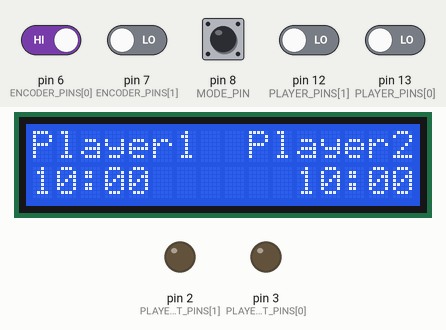
Bench run of a sketch on a simulated Arduino Uno, built with avr-gcc and run on an emulated ATmega328P. Parts: 16×2 character LCD, output pins drawn as LEDs (lit = HIGH). The test bench sets the inputs (shaded band); at power-on: pin 6 (ENCODER_PINS[0]), pin 8 (MODE_PIN) HIGH, pin 7 (ENCODER_PINS[1]), pin 12 (PLAYER_PINS[1]), pin 13 (PLAYER_PINS[0]) LOW. What the sketch prints to the serial monitor is not drawn.

Above: at 1.2 s.
1.3 s: pin 8 (MODE_PIN) pulled LOW for 0.15 s
At 2.9 s:
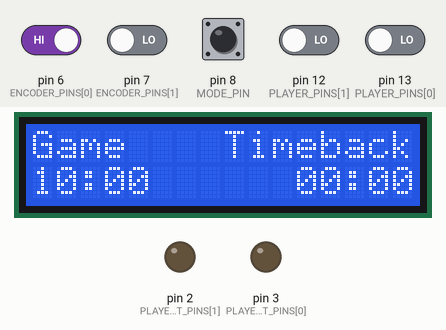
4.4 s: pin 8 (MODE_PIN) pulled LOW for 1 s
At 5.27 s:
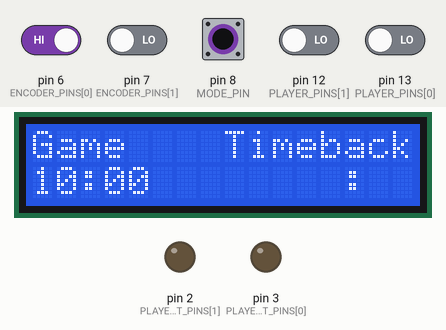
6.9 s: pin 6 (ENCODER_PINS[0]) driven LOW
At 7.5 s:
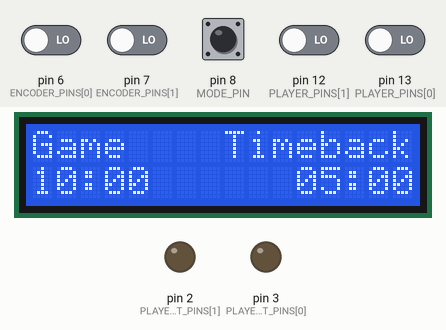
9.2 s: pin 8 (MODE_PIN) driven LOW and pin 12 (PLAYER_PINS[1]) driven HIGH
At 10.8 s:
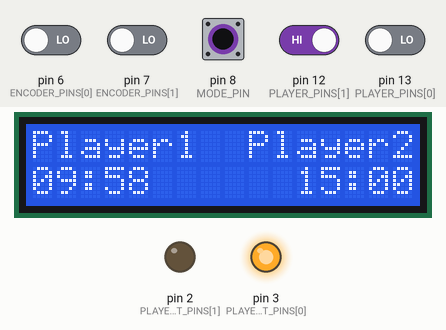
12.2 s: pin 13 (PLAYER_PINS[0]) driven HIGH
At 13.0 s:
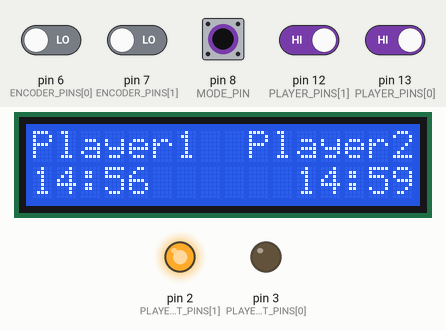
Timing chart, 0 to 15.2 s (numbered marks = the images above; inputs shaded):
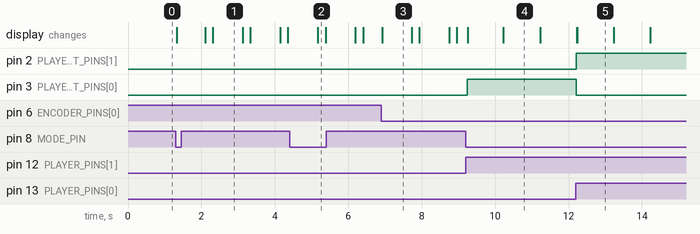

The sketch:

ChessClock.ino
```cpp
#include <Wire.h>
#include <LiquidCrystal_I2C.h>

// Total time of the game
unsigned long gameTime = 600000;
// Amount of time returned to the player each move
unsigned long gameTimeBack = 0;
// The millis of the previous frame. Used to calculate delta time
unsigned long prevTime = 0;
// Is the game clock currently counting down?
bool gameActive = false;

unsigned long possibleGameTimes[] = {
  60000, 120000, 180000, 300000, 600000, 900000, 1800000, 3600000
};
int numPossibleGameTimes = sizeof(possibleGameTimes) / sizeof(possibleGameTimes[0]);
int gameTimeIndex = 5;

unsigned long possibleGameTimeBacks[] = {
  0, 1000, 2000, 3000, 5000, 10000, 15000, 60000, 300000
};
int numPossibleGameTimeBacks = sizeof(possibleGameTimeBacks) / sizeof(possibleGameTimeBacks[0]);
int gameTimeBackIndex = 0;

// Pin definitions
const int PLAYER_PINS[] = {13, 12};
const int PLAYER_LIGHT_PINS[] = {3, 2};
const int ENCODER_PINS[] = {6, 7};
const int MODE_PIN = 8;

// Push button bool for mode pin btn
bool modePinPressed = false;
// Push button bools for player pins
bool playerPinsPressed[] = {false, false};

// Remaining time in the game for each player
long playerTimes[2] = {gameTime, gameTime};

// -1 for no turn, 0 for player 1, 1 for player 2
int activePlayer = -1;

// Modes are:
// 0 - game mode with clocks
// 1 - select game time
// 2 - select seconds back
int currentMode = 0;
const int NUM_MODES = 3;

// When time selecting, blink the part you are currently selecting, hrs, mins, or seconds back
const int BLINK_ON_TIME = 800;
const int BLINK_OFF_TIME = 200;
bool blinkOn = true;
int blinkCurrentTime = 0;

// Set the LCD address to 0x27 for a 16 chars and 2 line display
LiquidCrystal_I2C lcd(0x27, 16, 2);

void setup() {
  Serial.begin(115200);
  Serial.println("BEGIN CHESS CLOCK");
  // Initialize the LCD
  lcd.begin();

  pinMode(MODE_PIN, INPUT);
  for(int i = 0; i < 2; i ++)
  {
    pinMode(PLAYER_PINS[i], INPUT);
    pinMode(ENCODER_PINS[i], INPUT);
    pinMode(PLAYER_LIGHT_PINS[i], OUTPUT);
  }

  InitializeMode(currentMode);
}

void loop() {
  // Calculate delta time
  unsigned long deltaTime = millis() - prevTime;
  prevTime = millis();

  // Read mode pin
  ModeSwitching();

  // Update game clock
  GameClock(deltaTime);

  // Select time
  TimeSelect();

  // Handle blinking
  Blinking(deltaTime);
}

void StartGame(int startingPlayer) {
  gameActive = true;
  playerTimes[0] = gameTime;
  playerTimes[1] = gameTime;
  SetActivePlayerTurn(startingPlayer == 0 ? 1 : 0);
}

void EndGame(int endingPlayer) {
  playerTimes[endingPlayer] = 0;
  gameActive = false;
  blinkOn = true;
  blinkCurrentTime = BLINK_ON_TIME;
}

void ResetGame() {
  gameActive = false;
  SetActivePlayerTurn(-1);
  playerTimes[0] = gameTime;
  playerTimes[1] = gameTime;
  PrintPlayerTimes();
}

void SetActivePlayerTurn(int player) {
  activePlayer = player;
  playerTimes[player == 0 ? 1 : 0] += gameTimeBack;
  for (int i = 0; i < 2; i++) {
    digitalWrite(PLAYER_LIGHT_PINS[i], i == player ? HIGH : LOW);
  }
}

void ModeSwitching() {
  int modePinValue = digitalRead(MODE_PIN);
  if (modePinValue == 0 && !modePinPressed) {
    modePinPressed = true;
    if (gameActive) {
      ResetGame();
    } else {
      if (activePlayer == -1) {
        currentMode = (currentMode + 1) % NUM_MODES;
        InitializeMode(currentMode);
      } else {
        ResetGame();
      }
    }
    Serial.println(currentMode);
  } else if (modePinValue == 1 && modePinPressed) {
    modePinPressed = false;
  }
}

void InitializeMode(int mode) {
  if (mode == 0) {
    lcd.setCursor(0, 0);
    lcd.print("Player1  Player2");
    // Set the cursor to the second row
    lcd.setCursor(0, 1);
    lcd.print(readableTime(playerTimes[0]) + "      " + readableTime(playerTimes[1]));
  } else if (mode == 1) {
    lcd.setCursor(0, 0);
    lcd.print("Game    Timeback");
  }
}

void GameClock(unsigned long deltaTime) {
  if (currentMode != 0) {
    return;
  }
  for(int i = 0; i < 2; i ++) {
    if(!digitalRead(PLAYER_PINS[i])) {
      playerPinsPressed[i] = false;
    }
  }
  if (gameActive) {
    int otherPlayer = activePlayer == 0 ? 1 : 0;
    playerTimes[activePlayer] -= deltaTime;
    if (playerTimes[activePlayer] <= 0) {
      EndGame(activePlayer);
    }
    if(digitalRead(PLAYER_PINS[activePlayer]) && !playerPinsPressed[activePlayer]) {
      SetActivePlayerTurn(otherPlayer);
      playerPinsPressed[activePlayer] = true;
    }
    PrintPlayerTimes();
  } else if (activePlayer == -1) {
    for (int i = 0; i < 2; i++) {
      if (digitalRead(PLAYER_PINS[i])) {
        StartGame(i);
        break;
      }
    }
  }
}

void PrintPlayerTimes() {
  lcd.setCursor(0, 1);
  lcd.print(readableTime(playerTimes[0]) + "      " + readableTime(playerTimes[1]));
}

void TimeSelect() {
  if (currentMode == 0) {
    return;
  }

  int encoderOutputA = ENCODER_PINS[0];
  int encoderOutputB = ENCODER_PINS[1];

  int aState = digitalRead(encoderOutputA);
  static int aLastState = aState;

  if (aState != aLastState) {
    blinkCurrentTime = 0;
    int direction = digitalRead(encoderOutputB) != aState ? 1 : -1;

    if (currentMode == 1) {
      gameTimeIndex = (gameTimeIndex + direction + numPossibleGameTimes) % numPossibleGameTimes;
      gameTime = possibleGameTimes[gameTimeIndex];
      playerTimes[0] = gameTime;
      playerTimes[1] = gameTime;
    } else if (currentMode == 2) {
      gameTimeBackIndex = (gameTimeBackIndex + direction + numPossibleGameTimeBacks) % numPossibleGameTimeBacks;
      gameTimeBack = possibleGameTimeBacks[gameTimeBackIndex];
    }
  }
  aLastState = aState;

  String returnString = readableTime(gameTime) + "      " + readableTime(gameTimeBack);
  // Hours select
  if (currentMode == 1 && !blinkOn) {
    returnString[0] = ' ';
    returnString[1] = ' ';
    returnString[3] = ' ';
    returnString[4] = ' ';
  } else if (currentMode == 2 && !blinkOn) {
    returnString[11] = ' ';
    returnString[12] = ' ';
    returnString[14] = ' ';
    returnString[15] = ' ';
  }
  lcd.setCursor(0, 1);
  lcd.print(returnString);
}

String readableTime(unsigned long milliseconds) {
  String readableString = "";
  unsigned long seconds = milliseconds / 1000; // Convert milliseconds to seconds
  unsigned long minutes = seconds / 60; // Calculate total minutes
  seconds = seconds % 60; // Remaining seconds after dividing by 60

  if (minutes < 10) { // Ensure minutes are displayed with two digits
    readableString  += "0";
  }
  readableString += minutes;
  readableString += ":";
  if (seconds < 10) { // Ensure seconds are displayed with two digits
    readableString += "0";
  }
  readableString += seconds;
  return readableString;
}

void Blinking(unsigned long deltaTime) {
  blinkCurrentTime += deltaTime;
  if ((blinkOn && blinkCurrentTime >= BLINK_ON_TIME) || (!blinkOn && blinkCurrentTime >= BLINK_OFF_TIME)) {
    blinkOn = !blinkOn;
    blinkCurrentTime = 0;
    // Blink the lights if the game is over and stuck on someone's turn
    if (!gameActive) {
      digitalWrite(PLAYER_LIGHT_PINS[activePlayer], blinkOn ? HIGH : LOW);
    }
  }
}
```

Measured:
- after the input at 1.3 s, the display: changes at once (image 1)
- after the input at 4.4 s, the display: changes after 0.77 s (image 2)
- after the input at 6.9 s, the display: changes at once (image 3)
- after the input at 9.2 s, pin 3 (PLAYER_LIGHT_PINS[0]): LOW → HIGH at once; the display: first changes after 0.05 s (image 4 shows a later state)
- after the input at 12.2 s, pin 2 (PLAYER_LIGHT_PINS[1]): LOW → HIGH at once; pin 3 (PLAYER_LIGHT_PINS[0]): HIGH → LOW at once
- what the display in image 1 shows lasts 0.8 s, from 2.3 s to 3.1 s
- what the display in image 4 shows lasts 1.0 s, from 10.2 s to 11.2 s
